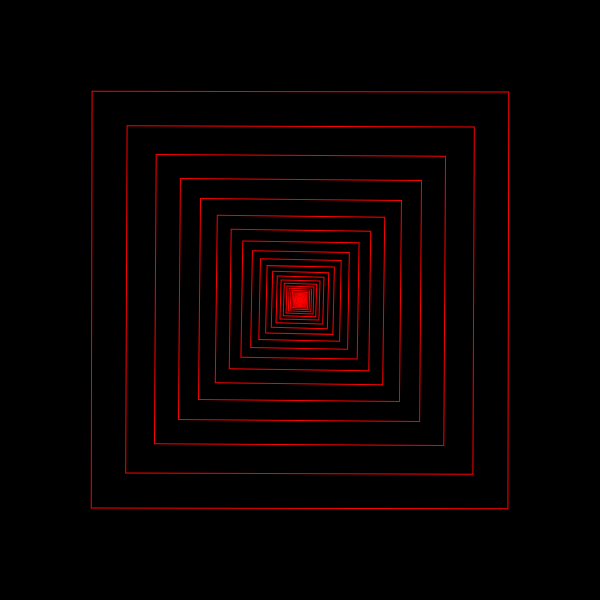
Frame 1 (no input)
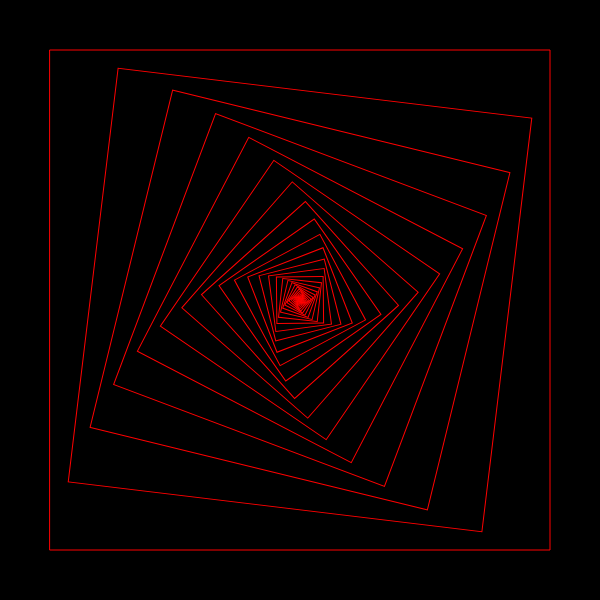
Frame 60 (no input)
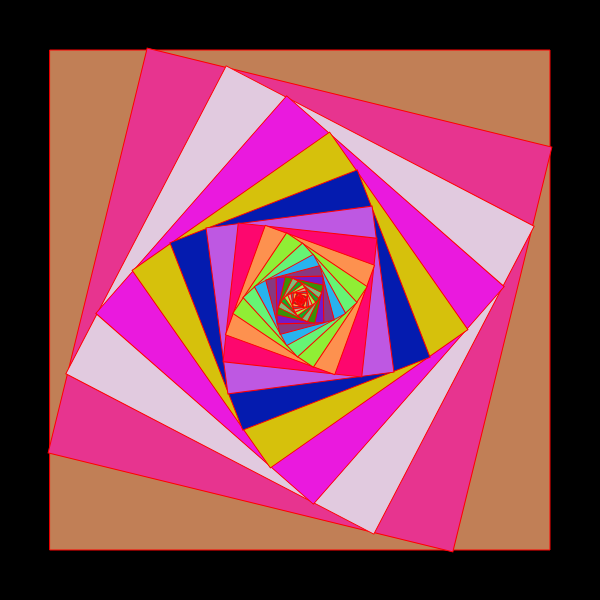
Frame 120 (the mouse pressed at the canvas centre since frame 60)

The p5.js sketch that drew these frames (run headless with seeded random() and noise() and a simulated clock; from frame 60 on, the mouse is pressed at the canvas centre):

// p5.js sketch
// ── sketch.js
let s;
let b;
let f;
function setup() {
  createCanvas(600, 600);
  s=createSlider(0,0.02,0.002,0.001);
  f=false;
}

function re_sq(x1, y1, x2, y2,) {
  rectMode(RADIUS);
  
  if (mouseIsPressed){
  
  f=true;
  
  }
  else{f=false;}
  if(f){
fill(random(0,255),random(0,255),random(0,255));
  }
  else{noFill();}
  rect(x1, y1, x2,y2);
  
  if (x2 > 1&&y2>1) {
    strokeWeight(1);
    stroke('red');
    rotate(frameCount*s.value());
    re_sq(x1, y1, x2/1.2 , y2 /1.2);
  
  }



}

function draw() {
  translate(width/2,height/2);
  
  background('black');
  re_sq(0,0,width/2-50,height/2-50,s);
}
